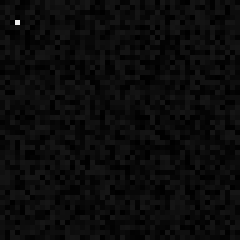
#> input picture tests/data/seven_vessel_noisy_3d.tif, 48 x 48 px (shown 5 times larger)
$ python -i skeleton.py   (imports and definitions only)
#> lines starting #> are read from the running program, lines starting #| are printed output that depends on the picture; after the words box and inside, x2 and y2 are one past the last pixel; in counts of white or black regions, pixels touching at a corner belong together
"""Skeleton operations: bridging gaps, skeletonization, cleaning."""
import logging

import numpy as np
from scipy.ndimage import (
    binary_dilation,
    binary_erosion,
    binary_closing,
    binary_fill_holes,
    distance_transform_edt,
    generate_binary_structure,
    label,
    maximum_filter,
    uniform_filter,
)
from skimage.morphology import remove_small_objects, skeletonize
from skimage.transform import resize

logger = logging.getLogger(__name__)

# [81 lines left out: functions rescale_and_skeletonize_3d, keep_largest_mask_components, not called in this run]


def _resolve_component_connectivity(ndim: int, connectivity: int | None) -> int:
    """Return valid component-connectivity in [1, ndim]."""
    if connectivity is None:
        return ndim
    return max(1, min(int(connectivity), ndim))


# [139 lines left out: functions _filter_components_by_total_fraction, print_skeleton_connectivity_stats, bridge_gaps, close_binary_mask, fill_holes_3d, not called in this run]


def skeletonize_3d(img: np.ndarray) -> np.ndarray:
    """Safe 3D skeletonization wrapper."""
    return skeletonize(img.astype(bool))

def _draw_line_3d(array: np.ndarray, start: np.ndarray, end: np.ndarray) -> None:
    """Set voxels along the straight line from *start* to *end* to True."""
    n_steps = max(int(np.linalg.norm(end.astype(float) - start.astype(float))) + 1, 2)
    for t in np.linspace(0.0, 1.0, n_steps):
        pt = np.round(start + t * (end - start)).astype(int)
        pt = np.clip(pt, 0, np.array(array.shape) - 1)
        array[tuple(pt)] = True


def skeletonize_voxel_bundles_into_paths(
    binary_mask: np.ndarray,
    scan_size: int | tuple[int, ...] = 9,
    density_fraction: float = 0.35,
    max_connections_per_hub: int = 8,
    hub_min_spacing: int | None = None,
) -> np.ndarray:
    """Scan for dense local volumes and collapse each into a hub node.

    Strategy:
    1. Compute local voxel density with a sliding window of ``scan_size``.
    2. Detect dense hubs where local density >= ``density_fraction``.
    3. Pick local density peaks (spatially separated) as hub centers.
    4. Remove dense hub regions from the thin skeleton, insert one center node,
       and reconnect in/out paths using directional boundary links to avoid
       excessive overlap.

    Parameters
    ----------
    binary_mask:
        Boolean foreground mask/skeleton candidate.
    scan_size:
        Sliding window size used to estimate local density (int or per-axis
        tuple). Odd values are preferred.
    density_fraction:
        Mark a location as dense when its local foreground fraction is at least
        this threshold (0.0-1.0).
    max_connections_per_hub:
        Max number of directional in/out links reconnected to each hub.
    hub_min_spacing:
        Minimum Euclidean spacing between selected hub centers. Defaults to
        about half the smallest scan window dimension.

    Notes
    -----
    ``density_fraction`` is measured against the SKELETON, not a solid mask, and the two live on
    very different scales. A single 1-voxel-wide centreline crossing a 9x9x9 window contributes
    9/729 = 0.0123, so achievable densities run from about 0.02 to 0.06 - measured on a real
    capillary bed, p50 0.0206 and max 0.0604. The default of 0.35 above is therefore roughly six
    times the densest point such data can produce, i.e. this function is a no-op at its own
    documented default. Values in the 0.01-0.05 band are the ones that do anything, and they
    collapse ordinary capillary crossings: at 0.025 - "anywhere two centrelines pass within the
    window" - it destroyed 68% of beta-1 on the reference subvolume.

    Because each hub merges everything passing through its window into one node, this operator
    removes vascular loops, which is exactly what H1 measures. It is disabled by
    default in the pipeline (``density_fraction >= 1.0``) and should not be re-enabled: the
    density has no gap between a bundle and an ordinary capillary bed, so no threshold separates
    them.
    """
    mask = binary_mask.astype(bool)
    if not mask.any():
        return mask

    # A window can never be more than 100% foreground, so >= 1.0 is the documented "off" switch
    # rather than an accident of clipping.
    if float(density_fraction) >= 1.0:
        return skeletonize_3d(mask).astype(bool)

    if isinstance(scan_size, int):
        scan = (max(3, int(scan_size)),) * mask.ndim
    else:
        if len(scan_size) != mask.ndim:
            raise ValueError(
                f"scan_size must have {mask.ndim} dimensions, got {len(scan_size)}"
            )
        scan = tuple(max(3, int(s)) for s in scan_size)
    density_fraction = float(np.clip(density_fraction, 0.0, 1.0))
    max_connections_per_hub = max(1, int(max_connections_per_hub))
    if hub_min_spacing is None:
        hub_min_spacing = max(1, int(min(scan) / 2))

    base_skeleton = skeletonize_3d(mask)
    density = uniform_filter(mask.astype(np.float32), size=scan, mode="constant")
    dense_volume = density >= density_fraction
    if not dense_volume.any():
        return base_skeleton.astype(bool)

    peak_map = dense_volume & (density == maximum_filter(density, size=scan, mode="nearest"))
    peak_coords = np.argwhere(peak_map)
    if peak_coords.size == 0:
        return base_skeleton.astype(bool)

    order = np.argsort(density[tuple(peak_coords.T)])[::-1]
    selected_hubs: list[np.ndarray] = []
    for idx in order:
        candidate = peak_coords[idx]
        if all(np.linalg.norm(candidate - existing) >= hub_min_spacing for existing in selected_hubs):
            selected_hubs.append(candidate)

    result = base_skeleton.astype(bool).copy()
    shape = np.array(mask.shape)
    half_window = np.array(scan) // 2
    structure = generate_binary_structure(mask.ndim, 1)

    for hub in selected_hubs:
        lo = np.maximum(hub - half_window, 0)
        hi = np.minimum(hub + half_window + 1, shape)
        slices = tuple(slice(int(lo[d]), int(hi[d])) for d in range(mask.ndim))
        local_dense = np.zeros_like(mask, dtype=bool)
        local_dense[slices] = dense_volume[slices]
        if not local_dense.any():
            continue

        local_mask_coords = np.argwhere(mask[slices])
        if local_mask_coords.size == 0:
            continue
        local_center = hub - lo
        nearest = int(
            np.argmin(np.sum((local_mask_coords - local_center.astype(float)) ** 2, axis=1))
        )
        center = (local_mask_coords[nearest] + lo).astype(int)
        center_t = tuple(center.tolist())

        shell = binary_dilation(local_dense, structure=structure) & ~local_dense
        boundary_points = np.argwhere(result & shell)

        result[local_dense] = False
        result[center_t] = True

        if boundary_points.size == 0:
            continue

        by_direction: dict[tuple[int, ...], tuple[float, np.ndarray]] = {}
        for pt in boundary_points:
            vec = pt - center
            direction = tuple(np.sign(vec).astype(int).tolist())
            if all(v == 0 for v in direction):
                continue
            dist2 = float(np.dot(vec, vec))
            prev = by_direction.get(direction)
            if prev is None or dist2 > prev[0]:
                by_direction[direction] = (dist2, pt)

        chosen = sorted(by_direction.values(), key=lambda item: item[0], reverse=True)[
            :max_connections_per_hub
        ]
        for _, endpoint in chosen:
            _draw_line_3d(result, center, endpoint)

    return skeletonize_3d(result.astype(bool)).astype(bool)


def connect_skeleton_components(
    skeleton: np.ndarray,
    max_bridge_distance: int = 20,
    component_connectivity: int | None = None,
) -> np.ndarray:
    """Bridge isolated skeleton components to the main (largest) component.

    After pruning, a skeleton may contain small isolated fragments that are
    genuinely connected in the original vessel image but were separated by the
    ``remove_small_objects`` step.  This function:

    1. Labels connected components.
    2. For every non-main component whose nearest voxel is within
       *max_bridge_distance* of the main component, draws a straight voxel
       line to reconnect it.
    3. Re-skeletonizes the result to restore a single-pixel-wide skeleton.

    Parameters
    ----------
    skeleton:
        Boolean skeleton array.
    max_bridge_distance:
        Maximum voxel distance allowed for bridging.  Isolated fragments
        further away than this are left untouched.
    """
    from scipy.spatial import cKDTree

    conn = _resolve_component_connectivity(skeleton.ndim, component_connectivity)
    structure = generate_binary_structure(skeleton.ndim, conn)
    labeled, n_components = label(skeleton, structure=structure)
    if n_components <= 1:
        return skeleton

    component_sizes = np.bincount(labeled.ravel())
    component_sizes[0] = 0  # exclude background
    main_label = int(np.argmax(component_sizes))

    result = skeleton.copy()
    main_coords = np.argwhere(labeled == main_label)
    tree = cKDTree(main_coords)

    bridged = 0
    for comp_id in range(1, n_components + 1):
        if comp_id == main_label:
            continue
        comp_coords = np.argwhere(labeled == comp_id)
        if len(comp_coords) == 0:
            continue
        dists, idxs = tree.query(comp_coords)
        nearest_comp_idx = int(np.argmin(dists))
        min_dist = float(dists[nearest_comp_idx])
        if min_dist > max_bridge_distance:
            continue
        start = comp_coords[nearest_comp_idx]
        end = main_coords[int(idxs[nearest_comp_idx])]
        _draw_line_3d(result, start, end)
        bridged += 1

    if bridged:
        logger.debug("Bridged %d isolated skeleton component(s).", bridged)
        result = skeletonize_3d(result)

    return result.astype(bool)


def preprocess_skeleton_for_graph(
    skeleton_image: np.ndarray,
    min_branch_length: int = 5,
    max_bridge_distance: int = 20,
    component_connectivity: int | None = None,
    min_component_fraction: float = 0.0,
    bundle_scan_size: int | tuple[int, ...] = 9,
    bundle_density_fraction: float = 0.35,
    bundle_max_connections_per_hub: int = 8,
    bundle_hub_min_spacing: int | None = None,
    closing_radius: int = 0,
    bridge_gap_size: int = 0,
) -> np.ndarray:
    """Remove small objects, re-skeletonize, and reconnect isolated fragments.

    Parameters
    ----------
    skeleton_image:
        Raw boolean skeleton from :func:`skeletonize_3d`.
    min_branch_length:
        Connected components with fewer than this many voxels are removed
        before re-skeletonizing (reduces degree-2 noise nodes).
    max_bridge_distance:
        After pruning, isolated components whose nearest voxel is within this
        many voxels of the main skeleton are bridged back in.  Set to 0 to
        disable reconnection.
    component_connectivity:
        Connectivity used when identifying connected components. Defaults to
        full neighborhood (8-neighbor in 2D, 26-neighbor in 3D), which
        preserves diagonal links as connected.
    min_component_fraction:
        Minimum fraction (0.0-1.0) of total skeleton voxels required for a
        connected component to be retained. For example, 0.05 keeps only
        components with at least 5% of all skeleton voxels.
    bundle_scan_size:
        Sliding window size used to detect local dense bundles.
    bundle_density_fraction:
        Local foreground density threshold for treating a region as a bundle.
    bundle_max_connections_per_hub:
        Max directional links retained when reconnecting paths to each hub.
    bundle_hub_min_spacing:
        Minimum spacing between neighboring dense hub centers.
    closing_radius:
        Optional morphological closing radius.
    bridge_gap_size:
        Optional gap bridging distance.
    """
    if closing_radius > 0:
        skeleton_image = close_binary_mask(skeleton_image, radius=closing_radius)

    if bridge_gap_size > 0:
        skeleton_image = bridge_gaps(skeleton_image, max_gap=bridge_gap_size)

    conn = _resolve_component_connectivity(skeleton_image.ndim, component_connectivity)
    cleaned = remove_small_objects(
        skeleton_image.astype(bool),
        min_size=min_branch_length,
        connectivity=conn,
    )
    # Refine dense local bundles into single hub nodes with clean in/out links.
    # Skipped outright at density_fraction >= 1.0 rather than called and short-circuited
    # inside. A sliding window can never be 100% skeleton, so at that setting the operator
    # was doing nothing while still appearing in every trace of the carotid body path. The
    # guard is behaviour-preserving: it returns its input unchanged at that setting anyway.
    if bundle_density_fraction < 1.0:
        cleaned = skeletonize_voxel_bundles_into_paths(
            cleaned,
            scan_size=bundle_scan_size,
            density_fraction=bundle_density_fraction,
            max_connections_per_hub=bundle_max_connections_per_hub,
            hub_min_spacing=bundle_hub_min_spacing,
        )

    if min_component_fraction > 0.0:
        cleaned = _filter_components_by_total_fraction(
            cleaned,
            min_component_fraction=min_component_fraction,
            component_connectivity=conn,
        )
    cleaned = skeletonize_3d(cleaned.astype(bool))
    if max_bridge_distance > 0:
        cleaned = connect_skeleton_components(
            cleaned.astype(bool),
            max_bridge_distance=max_bridge_distance,
            component_connectivity=conn,
        )
    return cleaned.astype(bool)

>>> import cv2
>>> picture = cv2.imread('../../../tests/data/seven_vessel_noisy_3d.tif', cv2.IMREAD_GRAYSCALE)
#> picture is the input picture: shape (48, 48); min 0, max 239, mean 10.8
>>> result = preprocess_skeleton_for_graph(picture)
#> in preprocess_skeleton_for_graph, `cleaned = remove_small_objects( skeleton_image.astype(bool), min_size=..`:
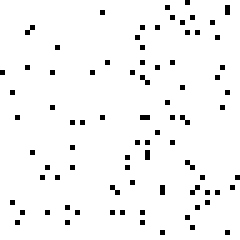
#> cleaned: shape (48, 48) bool (shown 5 times larger); 96% white; black in thin lines or dots
#> in skeletonize_3d, `return skeletonize(img.astype(bool))`: returned value: shape (48, 48) bool; 22.7% white in thin lines or dots
#> in skeletonize_voxel_bundles_into_paths, `density = uniform_filter(mask.astype(np.float32), size=scan, mode="con..`:
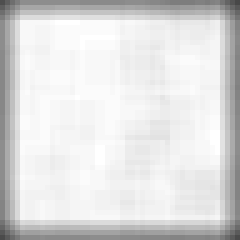
#> density: shape (48, 48) float32 (shown 5 times larger); min 0.284, max 1, mean 0.872
#> in skeletonize_voxel_bundles_into_paths, `dense_volume = density >= density_fraction`: dense_volume: shape (48, 48) bool; 99.7% white; black in thin lines or dots
#> in skeletonize_voxel_bundles_into_paths, `peak_map = dense_volume & (density == maximum_filter(density, size=sca..`:
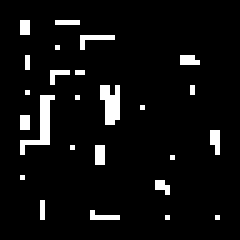
#> peak_map: shape (48, 48) bool (shown 5 times larger); 6% white in thin lines or dots, all inside (x1, y1, x2, y2) = (4, 4, 44, 44)
#> in skeletonize_voxel_bundles_into_paths, `peak_coords = np.argwhere(peak_map)`: peak_coords = 139 pairs, first value 4 to 43, second value 4 to 43
#> in skeletonize_voxel_bundles_into_paths, `order = np.argsort(density[tuple(peak_coords.T)])[::-1]`: order = 139 values, max 138 at index 137, min 0 at index 135, mean 69
#> the loop in skeletonize_voxel_bundles_into_paths, `for idx in order:` made 139 passes
#> (idx, candidate) on passes 1, 2, 3, 4, 5, 7, 8, 9, 10, 11, 13, 14: (115, [31, 20]), (114, [31, 19]), (113, [30, 43]), (112, [30, 20]), (111, [30, 19]), (109, [29, 43]), (108, [29, 20]), (117, [32, 19]), (104, [28, 43]), (103, [28, 42]), (96, [27, 43]), (95, [27, 42])
#> candidate on passes 6, 12, 48: [4, 15], [7, 17], [19, 8]
#> after the loop in skeletonize_voxel_bundles_into_paths, `for idx in order:`: selected_hubs = 32 pairs, first value 4 to 43, second value 4 to 43
#> the loop in skeletonize_voxel_bundles_into_paths, `for hub in selected_hubs:` made 32 passes
#> (lo, hi, nearest, center_t) on passes 1, 4, 5, 6, 7, 8, 9, 10, 13, 14, 15, 16: ([27, 16], [36, 25], 40, (31, 20)), ([22, 39], [31, 48], 40, (26, 43)), ([15, 11], [24, 20], 40, (19, 15)), ([3, 17], [12, 26], 40, (7, 21)), ([0, 7], [9, 16], 40, (4, 11)), ([5, 12], [14, 21], 40, (9, 16)), ([15, 5], [24, 14], 40, (19, 9)), ([14, 34], [23, 43], 39, (18, 38)), ([7, 32], [16, 41], 40, (11, 36)), ([13, 16], [22, 25], 39, (17, 20)), ([14, 1], [23, 10], 39, (18, 5)), ([22, 5], [31, 14], 40, (26, 9))
#> (lo, hi, nearest, center_t, chosen) on passes 2, 3, 11, 12, 17, 18: ([26, 39], [35, 48], 40, (30, 43), [(41, [34, 38]), (34, [27, 38]), (25, [30, 38])]), ([0, 11], [9, 20], 40, (4, 15), [(41, [8, 20]), (41, [8, 10]), (34, [1, 20]), (25, [4, 20])]), ([17, 19], [26, 28], 40, (21, 23), [(25, [21, 18])]), ([7, 1], [16, 10], 40, (11, 5), [(41, [16, 9]), (34, [6, 8]), (26, [6, 4])]), ([24, 0], [33, 9], 40, (28, 4), [(41, [24, 9]), (41, [32, 9]), (29, [23, 2]), (25, [23, 4])]), ([31, 0], [40, 9], 40, (35, 4), [(34, [32, 9]), (34, [40, 7]), (34, [40, 1]), (25, [35, 9])])
#> pass 1, in skeletonize_voxel_bundles_into_paths, `shell = binary_dilation(local_dense, structure=structure) & ~local_dense`:
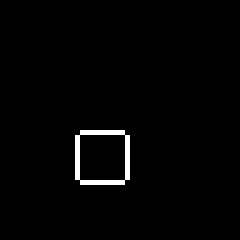
#> shell: shape (48, 48) bool (shown 5 times larger); 1.6% white in thin lines or dots, all inside (x1, y1, x2, y2) = (15, 26, 26, 37)
#> after the loop in skeletonize_voxel_bundles_into_paths, `for hub in selected_hubs:`:
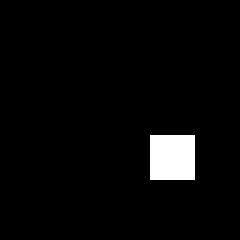
#> local_dense: shape (48, 48) bool (shown 5 times larger); 3.5% white; 1 white region, box (x1, y1, x2, y2) and area: (30, 27, 39, 36) 81
#> after the loop in skeletonize_voxel_bundles_into_paths, `for hub in selected_hubs:`: result: shape (48, 48) bool; 29.2% white in thin lines or dots
#> in skeletonize_3d (call 2), `return skeletonize(img.astype(bool))`:
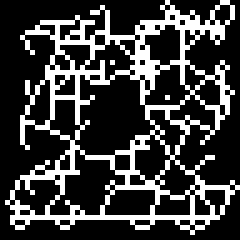
#> returned value: shape (48, 48) bool (shown 5 times larger); 25.3% white in thin lines or dots
#> in connect_skeleton_components, `conn = _resolve_component_connectivity(skeleton.ndim, component_connec..`: conn = 2
#> in connect_skeleton_components, `structure = generate_binary_structure(skeleton.ndim, conn)`: structure = [[True, True, True], [True, True, True], [True, True, True]]
#> in connect_skeleton_components, `labeled, n_components = label(skeleton, structure=structure)`:
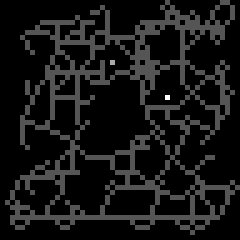
#> labeled: shape (48, 48) int32 (shown 5 times larger); min 0, max 3, mean 0.254; drawn with min black and max white
#> in connect_skeleton_components, `labeled, n_components = label(skeleton, structure=structure)`: n_components = 3
#> in connect_skeleton_components, `component_sizes = np.bincount(labeled.ravel())`: component_sizes = [1721, 581, 1, 1]
#> in connect_skeleton_components, `main_label = int(np.argmax(component_sizes))`: main_label = 1
#> in connect_skeleton_components, `main_coords = np.argwhere(labeled == main_label)`: main_coords = 581 pairs, first value 0 to 46, second value 1 to 47
#> the loop in connect_skeleton_components, `for comp_id in range(1, n_components + 1):` made 3 passes
#> (dists, idxs, nearest_comp_idx, min_dist, n_steps in _draw_line_3d) on passes 2 to 3: ([2], [155], 0, 2, 3), ([2], [286], 0, 2, 3)
#> after the loop in connect_skeleton_components, `for comp_id in range(1, n_components + 1):`: result: shape (48, 48) bool; 25.4% white in thin lines or dots
#> after the loop in connect_skeleton_components, `for comp_id in range(1, n_components + 1):`: bridged = 2
#> in skeletonize_3d (call 4), `return skeletonize(img.astype(bool))`: returned value: shape (48, 48) bool; 25.3% white in thin lines or dots
